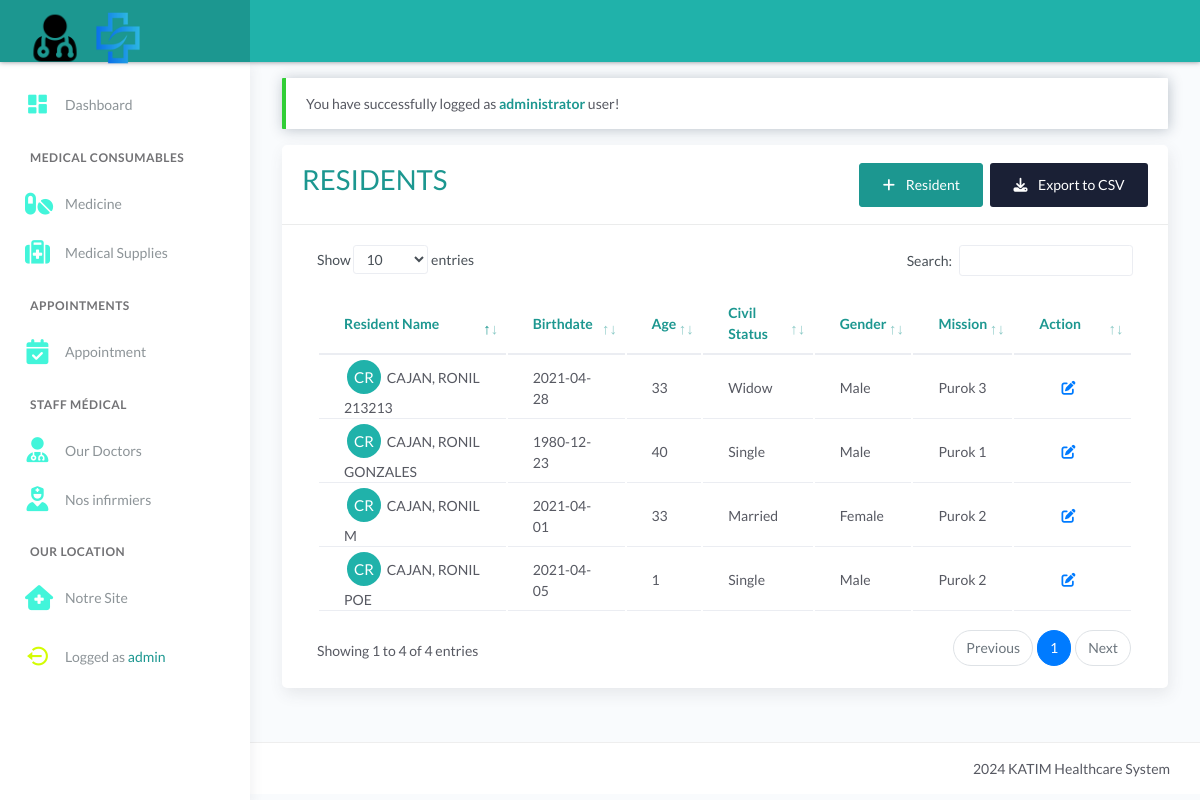
/resident.php (signed in), run on the app's committed database.
### tables this page shows
CREATE TABLE `tblresident` (
  `id` int(11) NOT NULL AUTO_INCREMENT,
  `national_id` varchar(100) DEFAULT NULL,
  `citizenship` varchar(50) DEFAULT NULL,
  `picture` text DEFAULT NULL,
  `firstname` varchar(50) DEFAULT NULL,
  `middlename` varchar(50) DEFAULT NULL,
  `lastname` varchar(50) DEFAULT NULL,
  `alias` varchar(20) DEFAULT NULL,
  `birthplace` varchar(80) DEFAULT NULL,
  `birthdate` date DEFAULT NULL,
  `age` int(11) DEFAULT NULL,
  `civilstatus` varchar(20) DEFAULT NULL,
  `gender` varchar(20) DEFAULT NULL,
  `purok` varchar(50) DEFAULT NULL,
  `voterstatus` varchar(20) DEFAULT NULL,
  `identified_as` varchar(30) DEFAULT NULL,
  `phone` varchar(50) DEFAULT NULL,
  `email` varchar(50) DEFAULT NULL,
  `occupation` varchar(100) DEFAULT NULL,
  `address` text DEFAULT NULL,
  `resident_type` int(11) DEFAULT 1,
  `remarks` text DEFAULT NULL,
  PRIMARY KEY (`id`)
);

### resident.php (the view, shortened to what this page needs)
<?php include 'server/server.php' ?>
<?php
	$query = "SELECT * FROM tblresident ORDER BY id DESC";
    $result = $conn->query($query);
    $resident = array();
	while($row = $result->fetch_assoc()){
		$resident[] = $row;
	}
?>
<!DOCTYPE html>
<html lang="en">
<head>
	<?php include 'templates/header.php' ?>
</head>
<body>
	<div class="wrapper">
		<?php include 'templates/main-header.php' ?>
		<?php include 'templates/sidebar.php' ?>
		<div class="main-panel">
			<div class="content">
				<div class="page-inner">
					<div class="row mt--2">
						<div class="col-md-12">
						<?php if(isset($_SESSION['message'])): ?>
							<div class="alert alert-<?= $_SESSION['success']; ?> <?= $_SESSION['success']=='danger' ? 'bg-danger text-light' : null ?>" role="alert">
								<?php echo $_SESSION['message']; ?>
							</div>
						<?php endif ?>
                            <div class="card">
                                <div class="card-header">
									<div class="card-head-row">
										<div class="card-title text-primary">
											<h1>RESIDENTS</h1>
										</div>
                                        <div class="card-tools">
											<?php if(isset($_SESSION['username']) && $_SESSION['role']!='resident'): ?>
												<a href="resident_add_form.php" class="btn btn-primary mr-1">
													<i class="fa fa-plus mr-2"></i>
													Resident
												</a>
												<button onclick="Export()" class="btn btn-default btn-default">
													<i class="fa fa-download mr-2"></i>
													Export to CSV
												</button>
											<?php endif?>
										</div>
									</div>
								</div>
								<div class="card-body">
									<div class="table-responsive">
										<table id="tblResident" class="display table">
											<thead>
												<tr class="text-primary">
													<th scope="col">Resident Name</th>
													<th scope="col">Birthdate</th>
													<th scope="col">Age</th>
													<th scope="col">Civil Status</th>
                                                    <th scope="col">Gender</th>
													<th scope="col">Mission</th>
													<th scope="col">Action</th>
												</tr>
											</thead>
											<tbody>
												<?php if(!empty($resident)): ?>
													<?php $no=1; foreach($resident as $row): ?>
                                                        <tr>
                                                            <td>
                                                                <div class="avatar avatar-sm">
                                                                    <span class="avatar-title rounded-circle border border-white" style="background-color: lightseagreen"><?= ucwords(strtoupper($row['lastname'][0].$row['firstname'][0])) ?></span>
                                                                </div>
                                                                <?= ucwords(strtoupper($row['lastname'].', '.$row['firstname'].' '.$row['middlename'])) ?>
                                                            </td>
                                                            <td><?= $row['birthdate'] ?></td>
                                                            <td><?= $row['age'] ?></td>
                                                            <td><?= $row['civilstatus'] ?></td>
                                                            <td><?= $row['gender'] ?></td>
                                                            <td><?= $row['purok'] ?></td>
                                                            <td>
																<a href="resident_update_form.php?id=<?= $row['id'] ?>" class="btn btn-link" data-toggle="tooltip" data-placement="top" title="Update">
																	<i class="fa fa-edit mr-2"></i>
																</a>
															</td>
                                                        </tr>
													<?php $no++; endforeach ?>
												<?php endif ?>
											</tbody>
										</table>
									</div>
								</div>
							</div>
						</div>
					</div>
				</div>
			</div>
			<?php include 'templates/main-footer.php' ?>
		</div>
	</div>
</body>
</html>

### resident.php (style rules this page uses)
.text-primary, .text-primary a { color: #1c9790 !important; }
.btn-primary, .btn-primary:hover, .btn-primary:focus, .btn-primary:disabled { background: #1c9790 !important; border-color: #1c9790 !important; }

### data on the page
tblresident: lastname+firstname "CR", lastname+firstname+middlename "CAJAN, RONIL 213213", birthdate "2021-04-28", age "33", civilstatus "Widow", gender "Male", purok "Purok 3"
tblresident: lastname+firstname "CR", lastname+firstname+middlename "CAJAN, RONIL M", birthdate "2021-04-01", age "33", civilstatus "Married", gender "Female", purok "Purok 2"
tblresident: lastname+firstname "CR", lastname+firstname+middlename "CAJAN, RONIL POE", birthdate "2021-04-05", age "1", civilstatus "Single", gender "Male", purok "Purok 2"
tblresident: lastname+firstname "CR", lastname+firstname+middlename "CAJAN, RONIL GONZALES", birthdate "1980-12-23", age "40", civilstatus "Single", gender "Male", purok "Purok 1"

### other printed values
$_SESSION['username'] "admin"
$_SESSION['message'] "You have successfully logged as administrator user!"
